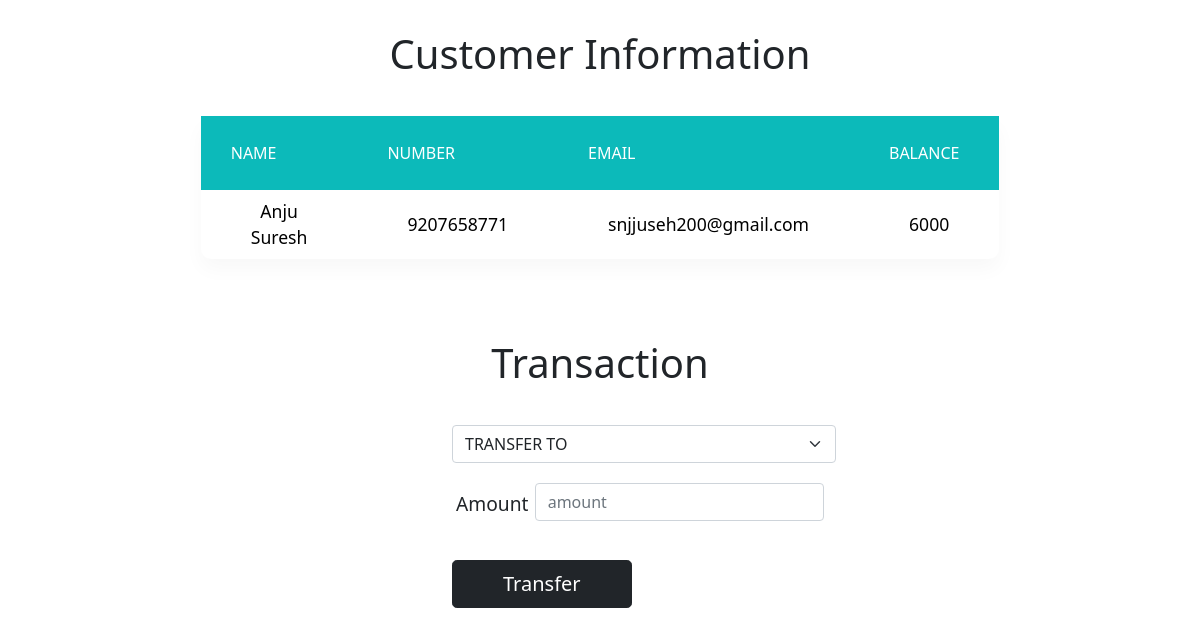
The page /transfer.php?id=1 on the database its author committed.
### tables this page shows
CREATE TABLE IF NOT EXISTS `customer` (
  `id` INT(144) NOT NULL UNIQUE ,
  `name` VARCHAR(1000) NOT NULL,
  `number` VARCHAR(1000) not null,
  `email` VARCHAR(1000) NOT NULL UNIQUE,
  `balance` VARCHAR(10000)
);

### transfer.php (the view, shortened to what this page needs)
<!DOCTYPE html>
<html lang="en" dir="ltr">
  <head>
    <link rel="stylesheet" href="style.css">
    <link href="https://cdn.jsdelivr.net/npm/bootstrap@5.0.1/dist/css/bootstrap.min.css" rel="stylesheet">
  </head>
  <body>
    <div class="subbody">
      <h2 class="vheading">Customer Information</h2>
            <?php
            include 'connection.php';
            $id=$_GET['id'];
            $squery="select * from customer where id=$id";
            $q=mysqli_query($conn,$squery);
            while($res=mysqli_fetch_array($q))
            {?>
              <table class="ttable">
              <tr>
                <th>Name</th>
                <th>Number</th>
                <th>Email</th>
                <th>Balance</th>
              </tr>
              <tr>
                <td><?php echo $res['name']; ?></td>
                <td><?php echo $res['number']; ?></td>
                <td><?php echo $res['email']; ?></td>
                <td><?php echo $res['balance']; ?></td>
              </tr>
              </table>
            <?php
          } ?>
      <h2 class="vheading">Transaction</h2>
      <form class="row gy-2 gx-3 align-items-center" action="" style="margin-left: 37%; margin-right:25%;" method="post">
        <div class="form" >
          <select class="form-select" placeholder="transfer to" name="rid">
            <option selected hidden disabled >TRANSFER TO</option>
          </select>
        </div>
        <div class="mb-3 row" >
          <label for="amount" class="col-sm-2 col-form-label" id="amount">Amount</label>
          <div class="col-sm-10">
            <input required type="text" placeholder="amount" name="tamount" id="amountbtn" class="form-control" style="margin-top:20px;">
          </div>
        </div>
            <div class="button-container" >
          <button name="transfer" class="btn btn-lg btn-dark tbtn" style="padding-left:50px; padding-right:50px;">Transfer</button>
        </div>
    </div>
  </body>
</html>

### style.css (style rules this page uses)
body { margin: 0; padding: 0; }
.vheading { text-align: center; padding-top:30px; padding-bottom: 30px; font-size: 2.5em; }
table { border-collapse:collapse; background-color:#fff; box-shadow: 0 10px 20px 0 rgba(0,0,0,.03); border-radius: 10px; margin : auto; width:30%; margin-bottom: 50px; }
th,td { border:1px solid #f2f2f2; padding: 8px 50px; text-align: center; color: black; }
th { text-transform: uppercase; font-weight: 500; background-color: #0cbaba; color:white; padding: 25px 30px; }
td { font-size: 1.1em; }
.row { margin-left: 500px; width:400px; }
.form-select { padding: 20px; }
#amount { font-size: 1.2em; margin-top: 20px; }
#amountbtn { margin-left: 16px; }
.button-container { padding: 10px 35px; }
div.form { display: block; text-align: center; }
form { margin-left: 25%; margin-right:25%; width: 50%; }

### rows shown on the page
customer: name "Anju Suresh", number "9207658771", email "snjjuseh200@gmail.com", balance "6000"
